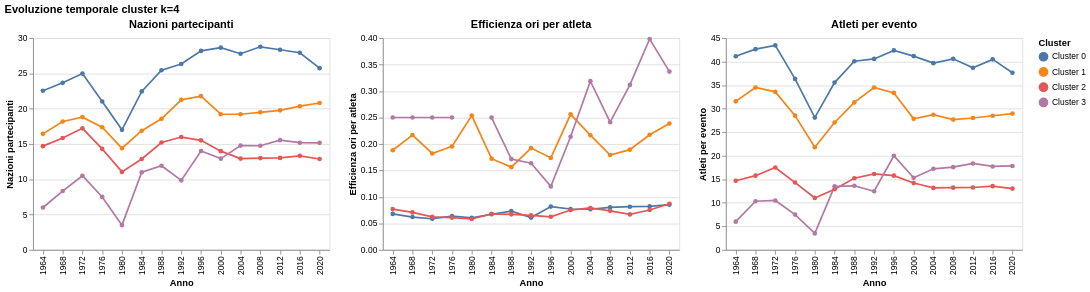

Notebook code for this chart:
### Code cell
#Plotto i grafici sull'andamento delle seguenti features nel corso del tempo: nazioni partecipanti, concentrazione ori, perdia ori per atleta, atleti per evento
metrics = {
    'n_nations': 'Nazioni partecipanti',
    'gold_per_athlete': 'Efficienza ori per atleta',
    'n_athletes': 'Atleti per evento'
}

charts = []
for col, title in metrics.items():
    chart = alt.Chart(trend_k4).mark_line(point=True).encode(
        x=alt.X('year:O', title='Anno'),
        y=alt.Y(f'{col}:Q', title=title),
        color=alt.Color('cluster_k4:N', title='Cluster', scale=color_scale),
        tooltip=['cluster_k4', 'year', alt.Tooltip(f'{col}:Q', format='.2f')]
    ).properties(
        width=350,
        height=250,
        title=title
    )
    charts.append(chart)

alt.hconcat(*charts).properties(
    title='Evoluzione temporale cluster k=4'
)

### Figure 1 — Vega-Lite specification as saved in the notebook (floating-point values rounded to 4 significant figures)
{"config": {"view": {"continuousWidth": 300, "continuousHeight": 300}}, "hconcat": [{"mark": {"type": "line", "point": true}, "encoding": {"color": {"field": "cluster_k4", "scale": {"domain": ["Cluster 0", "Cluster 1", "Cluster 2", "Cluster 3"], "range": ["#4c78a8", "#f58518", "#e45756", "#b279a2"]}, "title": "Cluster", "type": "nominal"}, "tooltip": [{"field": "cluster_k4", "type": "nominal"}, {"field": "year", "type": "quantitative"}, {"field": "n_nations", "format": ".2f", "type": "quantitative"}], "x": {"field": "year", "title": "Anno", "type": "ordinal"}, "y": {"field": "n_nations", "title": "Nazioni partecipanti", "type": "quantitative"}}, "height": 250, "title": "Nazioni partecipanti", "width": 350}, {"mark": {"type": "line", "point": true}, "encoding": {"color": {"field": "cluster_k4", "scale": {"domain": ["Cluster 0", "Cluster 1", "Cluster 2", "Cluster 3"], "range": ["#4c78a8", "#f58518", "#e45756", "#b279a2"]}, "title": "Cluster", "type": "nominal"}, "tooltip": [{"field": "cluster_k4", "type": "nominal"}, {"field": "year", "type": "quantitative"}, {"field": "gold_per_athlete", "format": ".2f", "type": "quantitative"}], "x": {"field": "year", "title": "Anno", "type": "ordinal"}, "y": {"field": "gold_per_athlete", "title": "Efficienza ori per atleta", "type": "quantitative"}}, "height": 250, "title": "Efficienza ori per atleta", "width": 350}, {"mark": {"type": "line", "point": true}, "encoding": {"color": {"field": "cluster_k4", "scale": {"domain": ["Cluster 0", "Cluster 1", "Cluster 2", "Cluster 3"], "range": ["#4c78a8", "#f58518", "#e45756", "#b279a2"]}, "title": "Cluster", "type": "nominal"}, "tooltip": [{"field": "cluster_k4", "type": "nominal"}, {"field": "year", "type": "quantitative"}, {"field": "n_athletes", "format": ".2f", "type": "quantitative"}], "x": {"field": "year", "title": "Anno", "type": "ordinal"}, "y": {"field": "n_athletes", "title": "Atleti per evento", "type": "quantitative"}}, "height": 250, "title": "Atleti per evento", "width": 350}], "data": {"name": "data-3f04f443c9080637461b485fffa50f91"}, "title": "Evoluzione temporale cluster k=4", "$schema": "https://vega.github.io/schema/vega-lite/v5.20.1.json", "datasets": {"data-3f04f443c9080637461b485fffa50f91": [{"cluster_k4": "Cluster 0", "year": 1964, "n_nations": 22.54, "gold_per_athlete": 0.06788, "n_athletes": 41.14}, {"cluster_k4": "Cluster 0", "year": 1968, "n_nations": 23.67, "gold_per_athlete": 0.062, "n_athletes": 42.66}, {"cluster_k4": "Cluster 0", "year": 1972, "n_nations": 24.97, "gold_per_athlete": 0.05877, "n_athletes": 43.47}, {"cluster_k4": "Cluster 0", "year": 1976, "n_nations": 21.02, "gold_per_athlete": 0.06362, "n_athletes": 36.34}, {"cluster_k4": "Cluster 0", "year": 1980, "n_nations": 17.01, "gold_per_athlete": 0.06053, "n_athletes": 28.11}, {"cluster_k4": "Cluster 0", "year": 1984, "n_nations": 22.45, "gold_per_athlete": 0.0672, "n_athletes": 35.55}, {"cluster_k4": "Cluster 0", "year": 1988, "n_nations": 25.45, "gold_per_athlete": 0.07319, "n_athletes": 40.08}, {"cluster_k4": "Cluster 0", "year": 1992, "n_nations": 26.33, "gold_per_athlete": 0.06095, "n_athletes": 40.58}, {"cluster_k4": "Cluster 0", "year": 1996, "n_nations": 28.19, "gold_per_athlete": 0.0818, "n_athletes": 42.38}, {"cluster_k4": "Cluster 0", "year": 2000, "n_nations": 28.65, "gold_per_athlete": 0.07724, "n_athletes": 41.18}, {"cluster_k4": "Cluster 0", "year": 2004, "n_nations": 27.79, "gold_per_athlete": 0.07672, "n_athletes": 39.68}, {"cluster_k4": "Cluster 0", "year": 2008, "n_nations": 28.77, "gold_per_athlete": 0.08043, "n_athletes": 40.59}, {"cluster_k4": "Cluster 0", "year": 2012, "n_nations": 28.35, "gold_per_athlete": 0.08154, "n_athletes": 38.68}, {"cluster_k4": "Cluster 0", "year": 2016, "n_nations": 27.93, "gold_per_athlete": 0.08212, "n_athletes": 40.48}, {"cluster_k4": "Cluster 0", "year": 2020, "n_nations": 25.75, "gold_per_athlete": 0.08534, "n_athletes": 37.64}, {"cluster_k4": "Cluster 1", "year": 1964, "n_nations": 16.43, "gold_per_athlete": 0.1881, "n_athletes": 31.57}, {"cluster_k4": "Cluster 1", "year": 1968, "n_nations": 18.18, "gold_per_athlete": 0.2169, "n_athletes": 34.5}, {"cluster_k4": "Cluster 1", "year": 1972, "n_nations": 18.81, "gold_per_athlete": 0.1821, "n_athletes": 33.58}, {"cluster_k4": "Cluster 1", "year": 1976, "n_nations": 17.38, "gold_per_athlete": 0.1955, "n_athletes": 28.52}, {"cluster_k4": "Cluster 1", "year": 1980, "n_nations": 14.4, "gold_per_athlete": 0.2537, "n_athletes": 21.8}, {"cluster_k4": "Cluster 1", "year": 1984, "n_nations": 16.88, "gold_per_athlete": 0.1723, "n_athletes": 27.06}, {"cluster_k4": "Cluster 1", "year": 1988, "n_nations": 18.57, "gold_per_athlete": 0.1563, "n_athletes": 31.34}, {"cluster_k4": "Cluster 1", "year": 1992, "n_nations": 21.26, "gold_per_athlete": 0.1923, "n_athletes": 34.51}, {"cluster_k4": "Cluster 1", "year": 1996, "n_nations": 21.79, "gold_per_athlete": 0.1737, "n_athletes": 33.36}, {"cluster_k4": "Cluster 1", "year": 2000, "n_nations": 19.22, "gold_per_athlete": 0.256, "n_athletes": 27.84}, {"cluster_k4": "Cluster 1", "year": 2004, "n_nations": 19.22, "gold_per_athlete": 0.2166, "n_athletes": 28.73}, {"cluster_k4": "Cluster 1", "year": 2008, "n_nations": 19.49, "gold_per_athlete": 0.1792, "n_athletes": 27.69}, {"cluster_k4": "Cluster 1", "year": 2012, "n_nations": 19.77, "gold_per_athlete": 0.1893, "n_athletes": 28.02}, {"cluster_k4": "Cluster 1", "year": 2016, "n_nations": 20.35, "gold_per_athlete": 0.2174, "n_athletes": 28.5}, {"cluster_k4": "Cluster 1", "year": 2020, "n_nations": 20.8, "gold_per_athlete": 0.2385, "n_athletes": 28.96}, {"cluster_k4": "Cluster 2", "year": 1964, "n_nations": 14.69, "gold_per_athlete": 0.07701, "n_athletes": 14.69}, {"cluster_k4": "Cluster 2", "year": 1968, "n_nations": 15.84, "gold_per_athlete": 0.07072, "n_athletes": 15.76}, {"cluster_k4": "Cluster 2", "year": 1972, "n_nations": 17.22, "gold_per_athlete": 0.0623, "n_athletes": 17.51}, {"cluster_k4": "Cluster 2", "year": 1976, "n_nations": 14.3, "gold_per_athlete": 0.06103, "n_athletes": 14.3}, {"cluster_k4": "Cluster 2", "year": 1980, "n_nations": 11.04, "gold_per_athlete": 0.05828, "n_athletes": 11.04}, {"cluster_k4": "Cluster 2", "year": 1984, "n_nations": 12.88, "gold_per_athlete": 0.06807, "n_athletes": 12.88}, {"cluster_k4": "Cluster 2", "year": 1988, "n_nations": 15.21, "gold_per_athlete": 0.06712, "n_athletes": 15.21}, {"cluster_k4": "Cluster 2", "year": 1992, "n_nations": 15.98, "gold_per_athlete": 0.06512, "n_athletes": 16.13}, {"cluster_k4": "Cluster 2", "year": 1996, "n_nations": 15.51, "gold_per_athlete": 0.06246, "n_athletes": 15.76}, {"cluster_k4": "Cluster 2", "year": 2000, "n_nations": 13.99, "gold_per_athlete": 0.07518, "n_athletes": 14.2}, {"cluster_k4": "Cluster 2", "year": 2004, "n_nations": 12.93, "gold_per_athlete": 0.07913, "n_athletes": 13.17}, {"cluster_k4": "Cluster 2", "year": 2008, "n_nations": 13.0, "gold_per_athlete": 0.07369, "n_athletes": 13.22}, {"cluster_k4": "Cluster 2", "year": 2012, "n_nations": 13.03, "gold_per_athlete": 0.06704, "n_athletes": 13.26}, {"cluster_k4": "Cluster 2", "year": 2016, "n_nations": 13.32, "gold_per_athlete": 0.0754, "n_athletes": 13.54}, {"cluster_k4": "Cluster 2", "year": 2020, "n_nations": 12.87, "gold_per_athlete": 0.08703, "n_athletes": 13.03}, {"cluster_k4": "Cluster 3", "year": 1964, "n_nations": 6.0, "gold_per_athlete": 0.25, "n_athletes": 6.0}, {"cluster_k4": "Cluster 3", "year": 1968, "n_nations": 8.333, "gold_per_athlete": 0.25, "n_athletes": 10.33}, {"cluster_k4": "Cluster 3", "year": 1972, "n_nations": 10.5, "gold_per_athlete": 0.25, "n_athletes": 10.5}, {"cluster_k4": "Cluster 3", "year": 1976, "n_nations": 7.5, "gold_per_athlete": 0.25, "n_athletes": 7.5}, {"cluster_k4": "Cluster 3", "year": 1980, "n_nations": 3.5, "gold_per_athlete": null, "n_athletes": 3.5}, {"cluster_k4": "Cluster 3", "year": 1984, "n_nations": 11.0, "gold_per_athlete": 0.25, "n_athletes": 13.5}, {"cluster_k4": "Cluster 3", "year": 1988, "n_nations": 11.92, "gold_per_athlete": 0.1714, "n_athletes": 13.62}, {"cluster_k4": "Cluster 3", "year": 1992, "n_nations": 9.846, "gold_per_athlete": 0.1636, "n_athletes": 12.46}, {"cluster_k4": "Cluster 3", "year": 1996, "n_nations": 14.0, "gold_per_athlete": 0.1198, "n_athletes": 20.0}, {"cluster_k4": "Cluster 3", "year": 2000, "n_nations": 12.92, "gold_per_athlete": 0.2136, "n_athletes": 15.31}, {"cluster_k4": "Cluster 3", "year": 2004, "n_nations": 14.77, "gold_per_athlete": 0.3187, "n_athletes": 17.23}, {"cluster_k4": "Cluster 3", "year": 2008, "n_nations": 14.75, "gold_per_athlete": 0.2412, "n_athletes": 17.58}, {"cluster_k4": "Cluster 3", "year": 2012, "n_nations": 15.55, "gold_per_athlete": 0.3117, "n_athletes": 18.36}, {"cluster_k4": "Cluster 3", "year": 2016, "n_nations": 15.18, "gold_per_athlete": 0.3983, "n_athletes": 17.73}, {"cluster_k4": "Cluster 3", "year": 2020, "n_nations": 15.17, "gold_per_athlete": 0.3368, "n_athletes": 17.83}]}}
